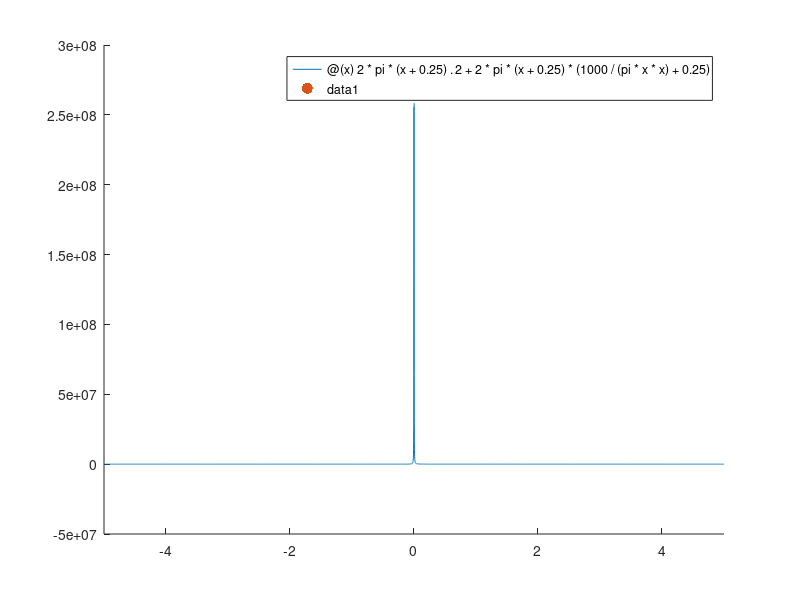

Here is the MATLAB script that generated this plot: (Note: this script raises an error after producing the figure.)
% f = @(x) 600*x.^4 - 550*x.^3 + 200*x.^2 - 20*x - 1;
% df = @(x) 2400*x.^3 - 1650*x.^2 + 400*x - 20;
% a = 0.1;
% b = 1;
% tol = 1e-4;

% bisection(f, a, b, tol);

% [A, p] = newton(f, df, (a+b)/2, tol);
% disp(A);

% p = secant(f, a, (a+b)/2, tol);
% p = muller(f, 0.2, 0.4, 0.6, tol);

f = @(x) 2*pi*(x+0.25).^2 + 2*pi*(x+0.25)*(1000/(pi*x*x)+0.25);
p = fminbnd(f, 1, 10);
disp(p);
disp(f(p));

compPlot = figure();
ax1 = axes('Parent', compPlot);
hold(ax1, 'on');

fplot(ax1, f);
plot(ax1, p, f(p), ".", 'MarkerSize', 30);

ax = gca;
ax.XAxisLocation = 'origin';
ax.YAxisLocation = 'origin';
grid on;